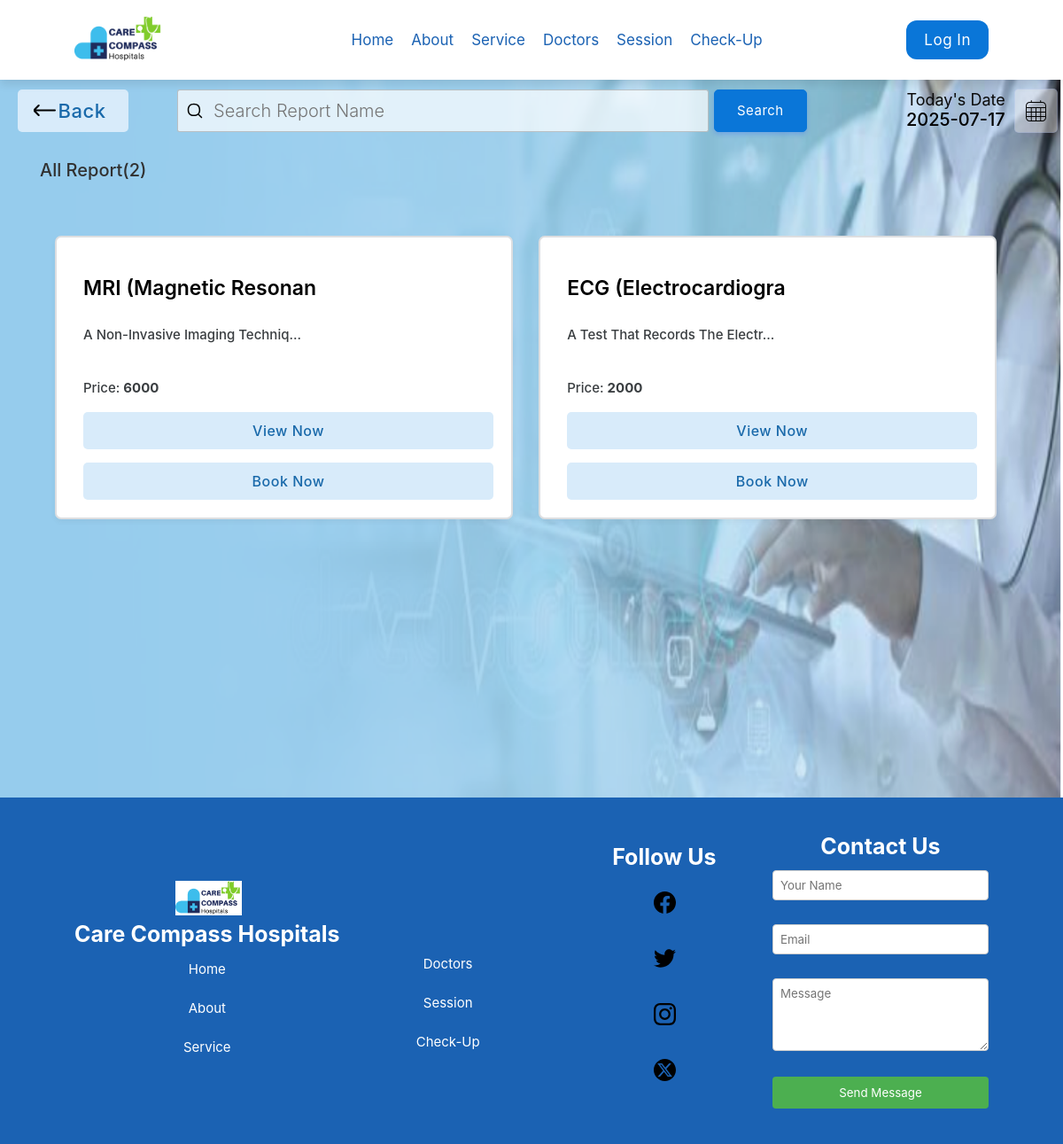
The app's page /report.php with its own data.
### tables this page shows
CREATE TABLE `report` (
  `reportid` int(11) NOT NULL,
  `rname` varchar(255) DEFAULT NULL,
  `discription` varchar(255) DEFAULT NULL,
  `price` varchar(255) DEFAULT NULL
);

### report.php (the view, shortened to what this page needs)
<!DOCTYPE html>
<html lang="en">
<head>
    <link rel="stylesheet" href="css/animations.css">
    <link rel="stylesheet" href="css/main.css">
    <link rel="stylesheet" href="css/admin.css">
</head>
<body>
    <?php
    $today = date('Y-m-d');
 ?>
    <?php
    include("header.php");
    ?>
            <?php
                $sqlmain= "select * from report order by reportid desc";
                $insertkey="";
                $searchtype="All";
                $result= $database->query($sqlmain)
            ?>
        <div class="dash-body">
            <table border="0" width="126%" style=" border-spacing: 0;margin:0;padding:0;margin-top:100px;">
                <tr >
                    <td width="13%" >
                    <a href="report.php" ><button  class="login-btn btn-primary-soft btn btn-icon-back"  style="padding-top:11px;padding-bottom:11px;margin-left:20px;width:125px;font-size: 22px;"><font class="tn-in-text">Back</font></button></a>
                    </td>
                    <td >
                            <form action="" method="post" class="header-search" >
                                        <input type="search" name="search" style="font-size: 20px;" class="input-text header-searchbar" placeholder="Search report name " list="doctors" value="<?php  echo $insertkey ?>">&nbsp;&nbsp;
                                        <input type="Submit" value="Search" class="login-btn btn-primary btn" style="padding-left: 25px;padding-right: 25px;padding-top: 10px;padding-bottom: 10px;">
                                        </form>
                    </td>
                    <td width="15%">
                        <p style="font-size: 18px;color: rgb(10, 10, 10);padding: 0;margin: 0;text-align: right;">
                            Today's Date
                        </p>
                        <p class="heading-sub12" style="padding: 0;margin: 0;">
                            <?php
                                echo $today;
                        ?>
                        </p>
                    </td>
                    <td width="5%">
                        <button  class="btn-label"  style="display: flex;justify-content: center;align-items: center;"><img src="img/calendar1.svg" width="100%"></button>
                    </td>
                </tr>
                <tr>
                    <td colspan="4" style="padding-top:30px;width: 100%;" >
                        <p class="heading-main12" style="margin-left: 45px;font-size:20px;color:rgb(49, 49, 49)"><?php echo $searchtype." report"."(".$result->num_rows.")"; ?> </p>
                    </td>
                </tr>
                <tr>
                   <td colspan="4">
                       <center>
                        <div class="abc scroll">
                        <table width="100%" class="sub-table scrolldown" border="0" style="padding: 50px;border:none">
                            <?php
                                if($result->num_rows==0){
                                    echo '<tr>
                                    <td colspan="4">
                                    <br><br><br><br>
                                    <center>
                                    <img src="img/not-found.svg" width="25%">
                                    <br>
                                    <p class="heading-main12" style="margin-left: 45px;font-size:20px;color:rgb(49, 49, 49)">We  couldnt find anything related to your keywords !</p>
                                    </center>
                                    <br><br><br><br>
                                    </td>
                                    </tr>';
                                }
                                else{
                                    if ($result->num_rows > 0) {
                                        echo "<tr>";
                                        while ($row = $result->fetch_assoc()) {
                                            $reportid = $row["reportid"];
                                            $rname = $row["rname"];
                                            $discription = $row["discription"];
                                            $price = $row["price"];
                                            echo '
                                            <td style="width: 25%;">
                                                <div class="dashboard-items search-items" style="background-color: #FFFFFF;">
                                                    <div style="width:100%">
                                                        <div class="h1-search">
                                                            '.substr($rname, 0, 21).'
                                                        </div><br>
                                                        <div class="h3-search">
                                                            '.substr($discription, 0, 30).'...
                                                        </div><br>
                                                        <div class="h3-search">
                                                            <br>Price: <b>'.substr($price, 0, 30).'</b>
                                                        </div>
                                                        <br>
                                                        <a href="?action=view&id=' . $reportid . '" >
                                                            <button class="login-btn btn-primary-soft btn" style="padding-top:11px;padding-bottom:11px;width:100%">
                                                                <font class="tn-in-text">View Now</font>
                                                            </button>
                                                        </a>
                                                        <br><br>
                                                        <a href="login.php?id='.$reportid.'">
                                                            <button class="login-btn btn-primary-soft btn" style="padding-top:11px;padding-bottom:11px;width:100%">
                                                                <font class="tn-in-text">Book Now</font>
                                                            </button>
                                                        </a>
                                                    </div>
                                                </div>
                                            </td>';
                                        }
                                        echo "</tr>";
                                    } else {
                                        echo '<tr><td colspan="3" style="text-align:center;">No reports found.</td></tr>';
                                    }
                                }
                            ?>
                        </table>
                        </div>
                        </center>
                   </td>
                </tr>
            </table>
            </div>
    <?php
    include("footer.php");
    ?>
</body>
</html>

### css/main.css (style rules this page uses)
:root { --primarycolor: #0A76D8; --primarycolorhover: #006dd3; --btnice:#D8EBFA; --btnnicetext:#1b62b3; }
body { margin: 0; padding: 0; border-spacing: 0; font-family: 'Inter', sans-serif; }
.input-text { border-radius: 4px; border: 0.5px solid rgb(226, 226, 226); padding: 10px; width: 92%; transition: 0.2s; outline: none; }
.input-text { border: 1px solid #e9ecef; font-size: 14px; line-height: 26px; background-color: #fff; display: block; width: 100%; padding: .375rem .75rem; font-weight: 300; line-height: 1.5; color: #212529; background-color: #fff; background-clip: padding-box; -webkit-appearance: none; -moz-appearance: none; appearance: none; border-radius: .25rem; transition: border-color .15s ease-in-out,box-shadow .15s ease-in-out; }
.input-text::placeholder { font-family: 'Inter', sans-serif; }
.btn { cursor: pointer; padding: 8px 20px; outline: none; text-decoration: none; font-size: 15px; letter-spacing: 0.5px; transition: all 0.3s; border-radius: 5px; font-family: 'Inter', sans-serif; }
.btn-primary { background-color: var(--primarycolor) ; border: 1px solid var(--primarycolor) ; color: #fff ; box-shadow: 0 3px 5px 0 rgba(57,108,240,0.3); }
.btn-primary-soft { background-color: #D8EBFA ; color: #1969AA; font-weight: 500; font-size: 16px; border: none; }
.btn-label { margin-left: 10px; padding: 12px 12px; outline: none; text-decoration: none; font-size: 15px; letter-spacing: 0.5px; transition: all 0.3s; border-radius: 5px; background-color: #f0f0f073; border: 1px solid rgba(57,108,240,0.1) ; font-family: 'Inter', sans-serif; }
.sub-table { border: 1px solid #ebebeb; border-radius: 8px; }
.abc { width: 100%; height: 550px; overflow: auto; }
input[type=search] { background-image: url('../img/search1.svg'); background-size: 3%; background-position: 10px 50%; background-repeat: no-repeat; transition: 0.5s; padding: 8px 20px 8px 40px; }
.btn-icon-back { background-image: url('../img/back.svg'); background-size: 20%; background-position: 18px 50%; background-repeat: no-repeat; transition: 0.5s; padding: 8px 20px 8px 40px; }
.dashboard-items { border: 2px solid #c9cbce9f; border-radius: 7px; }
.search-items { padding:20px; margin:10px; width:95%; display: flex; padding-left:0; padding-left: 30px; box-sizing: border-box; line-height: 1.5; box-shadow: 0 3px 5px 0 rgba(95, 95, 97, 0.068); }
.h1-search { margin: 0; padding: 0; font-size: 23px; font-weight: 600; padding-top: 20px; padding-bottom: 10px; }
.h3-search { margin: 0; padding: 0; font-size: 15px; font-weight: 500; color: #212529e3; }

### css/admin.css (style rules this page uses)
.dash-body { width: 79%; height: 100vh; }
.heading-main12 { font-weight: 500; font-size: 25px; }
.heading-sub12 { font-weight: 500; font-size: 20px; text-align: right; }
.header-search { display: flex; justify-content: center; }
.header-searchbar { width: 75%; background-color: rgba(255, 255, 255, 0.705); border: 0.5px solid rgba(190, 190, 190, 0.884); }

### css/home.css (style rules this page uses)
:root { --maincolor:#0A76D8; --secondcolor:#006dd3; --thirdcolor:#D8EBFA; --textcolor:#1b62b3; }
* { margin:0; padding:0; box-sizing: border-box; outline: none; border:none; text-decoration: none; text-transform: capitalize; transition:all .2s linear; font-family: "Inter", sans-serif; }
html { font-size: 62.5%; overflow-x: hidden; scroll-behavior: smooth; scroll-padding-top: 6rem; }

### report.php (style rules this page uses)
.sub-table { animation: transitionIn-Y-bottom 0.5s; }
body { background-image: url('img/bb2.png'); background-repeat: no-repeat; background-attachment: fixed; background-size: 100% 100%; }

### header.php (style rules this page uses)
table { animation: transitionIn-Y-bottom 0.5s; }

### records on screen
report: rname "MRI (Magnetic Resonan", discription "A Non-Invasive Imaging Techniq", price "6000"
report: rname "ECG (Electrocardiogra", discription "A Test That Records The Electr", price "2000"

### other values on screen
$searchtype "All"
$result->num_rows "2"
